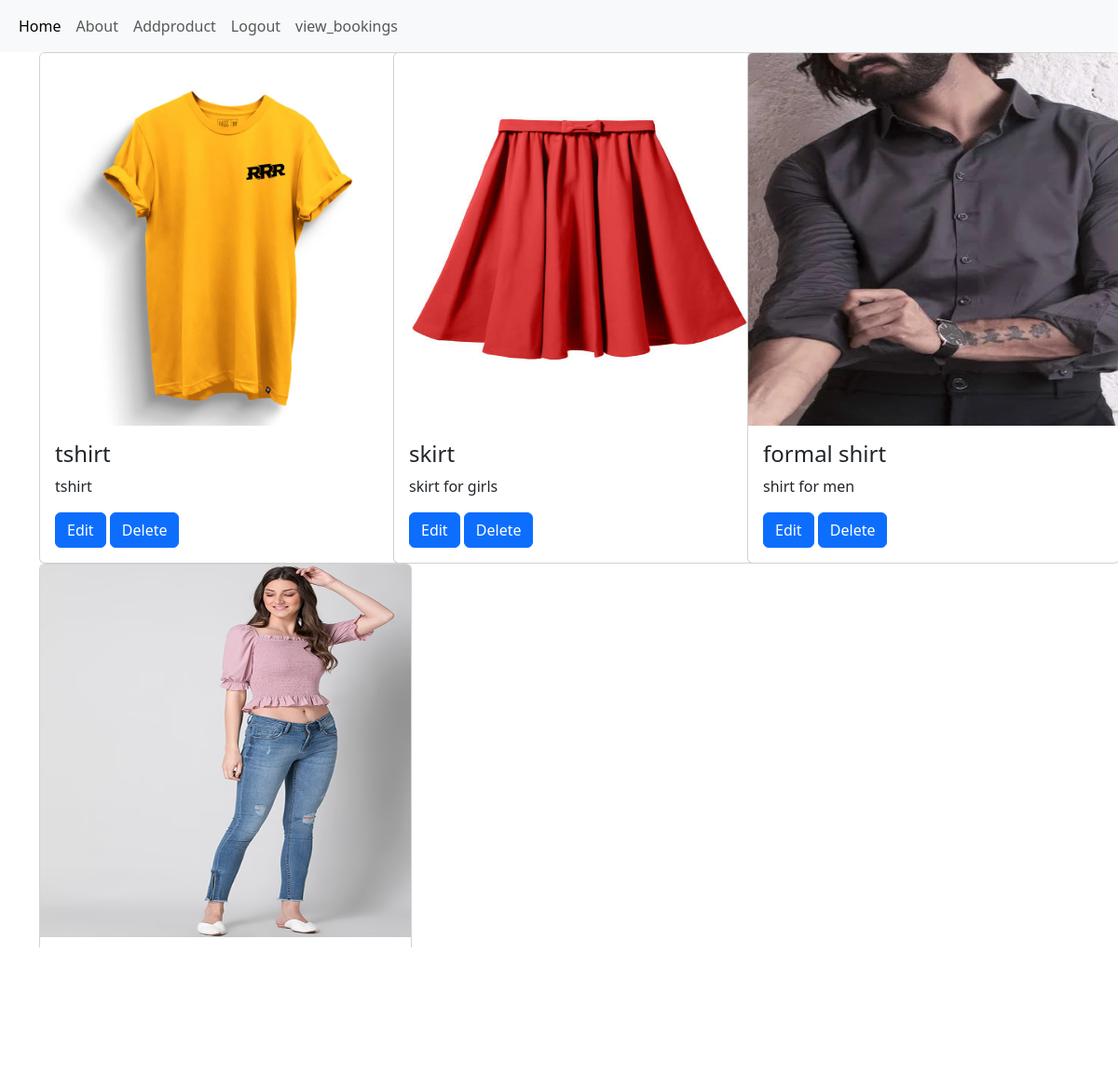
The page /shop_home (signed in) on the database its author committed.
### textileapp/models.py (models this page shows)
class Product(models.Model):
    pid=models.TextField()
    name=models.TextField()
    dis=models.TextField()
    price=models.IntegerField()
    offer_price=models.IntegerField()
    stock=models.IntegerField()
    img=models.FileField()

### textileapp/views.py (the view)
# urls.py: path('shop_home',views.shop_home),
def shop_home(req):
    data=Product.objects.all()
    if 'shop' in req.session:
        return render(req,'shop/home.html',{'products':data})
    else:
        return redirect(e_shop_login)

### template/shop/home.html (shortened to what this page needs)
<!DOCTYPE html>
<html lang="en">
<head>
    <link href="https://cdn.jsdelivr.net/npm/bootstrap@5.3.3/dist/css/bootstrap.min.css" rel="stylesheet">
</head>
<body>
    <nav class="navbar navbar-expand-sm bg-light navbar-light">
        <div class="container-fluid">
          <ul class="navbar-nav">
            <li class="nav-item">
              <a class="nav-link active" href="#">Home</a>
            </li>
            <li class="nav-item">
              <a class="nav-link" href="#">About</a>
            </li>
            <li class="nav-item">
              <a class="nav-link" href="addproduct">Addproduct</a>
            </li>
            <li class="nav-item">
              <a class="nav-link " href="logout">Logout</a>
            </li>
            <li class="nav-item">
              <a class="nav-link " href="view_bookings">view_bookings</a>
            </li>
          </ul>
        </div>
      </nav>
<div class="container">
  <div class="row">
    {% for pro in products %}
    <div class="col-lg-4">
      <div class="card" style="width:400px"  >
        <img class="card-img-top" src="{{pro.img.url}}" alt="Card image" style="width:100%;height: 400px;">
        <div class="card-body">
          <h4 class="card-title">{{pro.name}}</h4>
          <p class="card-text">{{pro.dis}}</p>
          <a href="edit_product/{{pro.pk}}" class="btn btn-primary">Edit</a>
          <a href="delete_product/{{pro.pk}}" class="btn btn-primary">Delete</a>
          </div>
        </div>
      </div>
    {% endfor %}
  </div>
</div>
</body>
</html>

### rows shown on the page
Product: img (picture), name "tshirt", dis "tshirt"
Product: img (picture), name "skirt", dis "skirt for girls"
Product: img (picture), name "formal shirt", dis "shirt for men"
Product: img (picture)
